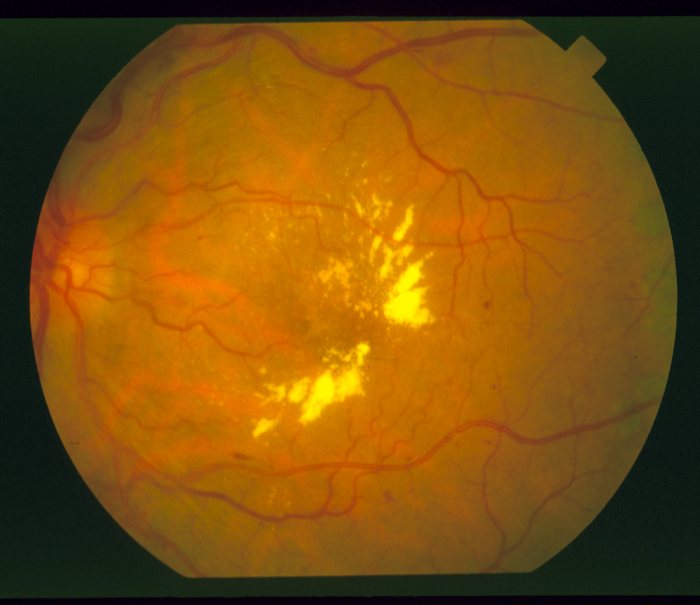
%> input picture DRISHTI_portable/data/stare_images/im0001.png, 700 x 605 px
$ octave --eval "result = module1_quality_gate(imread('../data/stare_images/im0001.png'));"   (GNU Octave 9; MATLAB toolbox functions it lacks are replaced by stand-ins)
%> lines starting %> are read from the running program, lines starting %| are printed output that depends on the picture; in (x1, y1, x2, y2) boxes, pixels count from 0 and x2, y2 are one past the last pixel; in counts of white or black regions, pixels touching at a corner belong together; the program's own positions count from 1
function [decision, finalImg, report] = module1_quality_gate(img)
% =========================================================================
% DRISHTI - MODULE 1: THE TRUST GATE
% =========================================================================
% Fundus image quality assessment:
%   1. Focus / sharpness
%   2. Illumination
%   3. Field of View
%
% Decision:
%   ACCEPT
%   ACCEPT_AFTER_ENHANCE
%   REJECT
%
% Input:
%   img - RGB fundus image
%
% Outputs:
%   decision - quality-gate decision
%   finalImg - original/enhanced image sent to Module 2
%   report   - quality metrics and retina mask
%
% Requires:
%   Image Processing Toolbox
% =========================================================================

% -------------------------------------------------------------------------
% Validate input
% -------------------------------------------------------------------------

if ndims(img) ~= 3 || size(img,3) ~= 3
    error('Module 1 requires an RGB fundus image.');
end

% -------------------------------------------------------------------------
% STEP 1: Retina mask
% -------------------------------------------------------------------------

report.mask = getRetinaMask(img);

% -------------------------------------------------------------------------
% STEP 2: Quality metrics
% -------------------------------------------------------------------------

[report.focus, report.laplacianVar] = ...
    focusScore(img, report.mask);
% [111 lines not run here, left out]
function mask = getRetinaMask(img)
% Detect the bright retinal field against the dark camera background.

gray = rgb2gray(img);
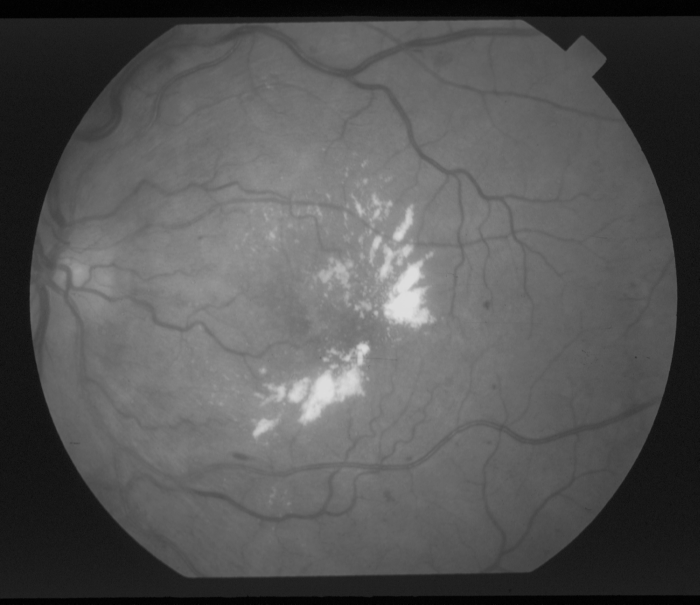
%> gray: size 605x700 uint8; min 0, max 222, mean 86.3

% Retina is brighter than the surrounding background
mask = gray > 15;
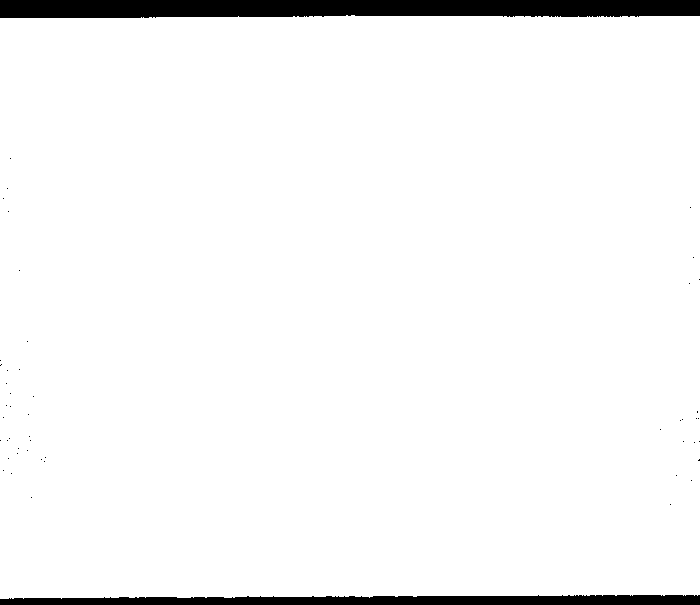
%> mask: size 605x700 logical; 95.8% white; 51 black regions (49 under 20 px), largest, box (x1, y1, x2, y2) and area: (0, 0, 700, 18) 11724, (0, 595, 700, 605) 5883

% Morphological cleanup
mask = imclose(mask, strel('disk', 8));
%> mask: size 605x700 logical; 95.9% white; 2 black regions, box (x1, y1, x2, y2) and area: (0, 0, 700, 18) 11665, (0, 595, 700, 605) 5847
mask = imopen(mask, strel('disk', 8));
%> mask: size 605x700 logical; 95.9% white; 2 black regions, box (x1, y1, x2, y2) and area: (0, 0, 700, 18) 11670, (0, 595, 700, 605) 5878

% -------------------------------------------------------------------------
% IMPORTANT FIX:
% bwareaopen requires an integer area threshold.
% -------------------------------------------------------------------------

minArea = max(1, round(numel(mask) * 0.05));
%> minArea = 21175

mask = bwareaopen(mask, minArea);

% -------------------------------------------------------------------------
% Keep largest connected retinal component
% -------------------------------------------------------------------------

cc = bwconncomp(mask);
%> cc = 1 connected component

if cc.NumObjects > 1

    sizes = cellfun(@numel, cc.PixelIdxList);

    [~, largestIdx] = max(sizes);

    newMask = false(size(mask));

    newMask(cc.PixelIdxList{largestIdx}) = true;

    mask = newMask;

end

% Convert to uint8 mask
mask = uint8(mask) * 255;

end


% =========================================================================
% FOCUS SCORE
% =========================================================================

function [score, lapVar] = focusScore(img, mask)
% Sharpness using:
%   1. Laplacian variance
%   2. Tenengrad / Sobel edge energy
%
% IMPORTANT:
% MATLAB image functions often convert images to 0-1 when using im2single.
% Here we deliberately keep grayscale intensity in the 0-255 range because
% the normalization constants below were designed for that scale.

gray = rgb2gray(img);

% Convert to double but preserve 0-255 intensity scale
gray = double(gray);
%> gray: size 605x700 double

% -------------------------------------------------------------------------
% Measure focus INSIDE the retina
% -------------------------------------------------------------------------

inner = imerode( ...
    logical(mask), ...
    strel('disk', 12));
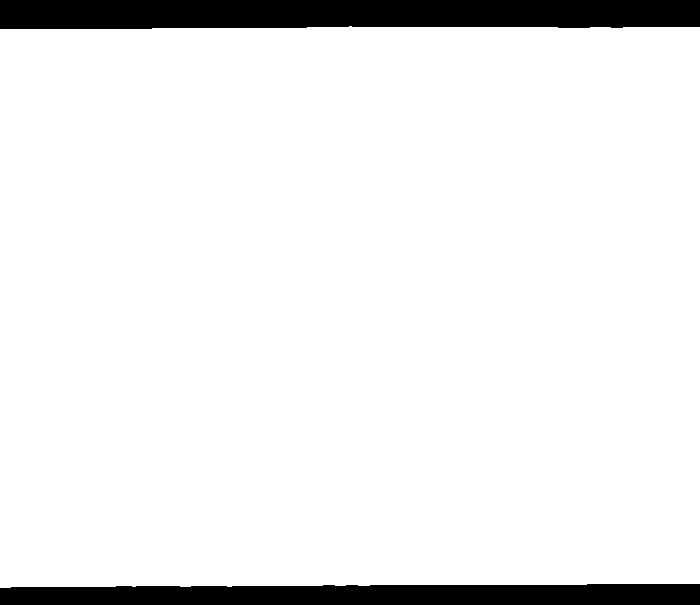
%> inner: size 605x700 logical; 92.2% white; 2 black regions, box (x1, y1, x2, y2) and area: (0, 0, 700, 29) 19400, (0, 584, 700, 605) 13620

if ~any(inner(:))
    inner = logical(mask);
end

% -------------------------------------------------------------------------
% Laplacian variance
% -------------------------------------------------------------------------

lap = imfilter( ...
    gray, ...
    fspecial('laplacian', 0.2), ...
    'replicate');
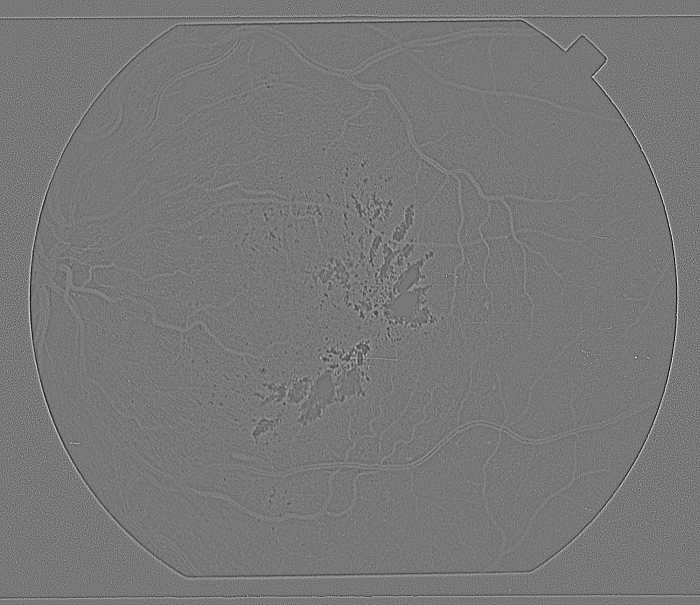
%> lap: size 605x700 double; min -51.83, max 58.17, mean 0; drawn with min black and max white

lapPixels = lap(inner);

if isempty(lapPixels)

    lapVar = 0;

else

    lapVar = var(lapPixels);
%> lapVar = 18.26

end

% -------------------------------------------------------------------------
% Tenengrad / Sobel edge energy
% -------------------------------------------------------------------------

%> (the run ends here)

$ run again, on DRISHTI_portable/data/stare_images/im0009.png
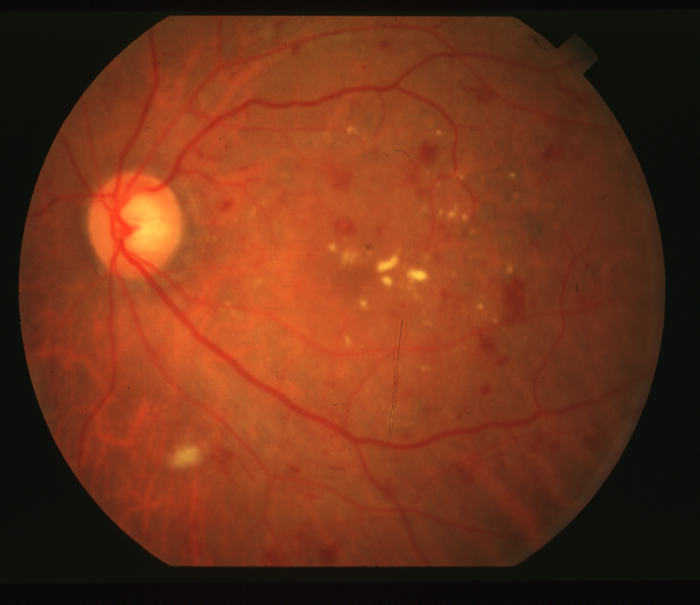
%> input picture DRISHTI_portable/data/stare_images/im0009.png, 700 x 605 px
%> in getRetinaMask, `mask = imopen(mask, strel('disk', 8));`:
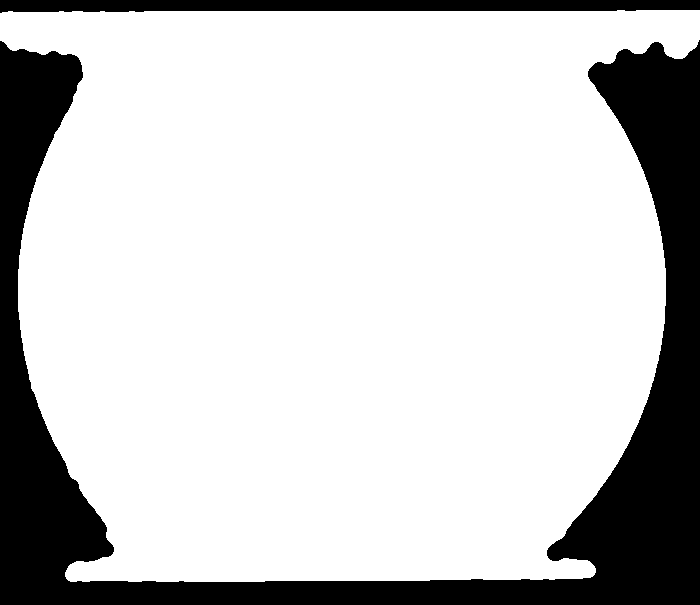
%> mask: size 605x700 logical; 79% white; 2 black regions, box (x1, y1, x2, y2) and area: (0, 40, 700, 605) 81227, (0, 0, 700, 13) 7742
%> cc = 1 connected component
%> inner: size 605x700 logical; 72% white; 2 black regions, box (x1, y1, x2, y2) and area: (0, 29, 700, 605) 103078, (0, 0, 700, 24) 15484
%> in focusScore, `lap = imfilter( gray, fspecial('laplacian', 0.2), 'replicate');`:
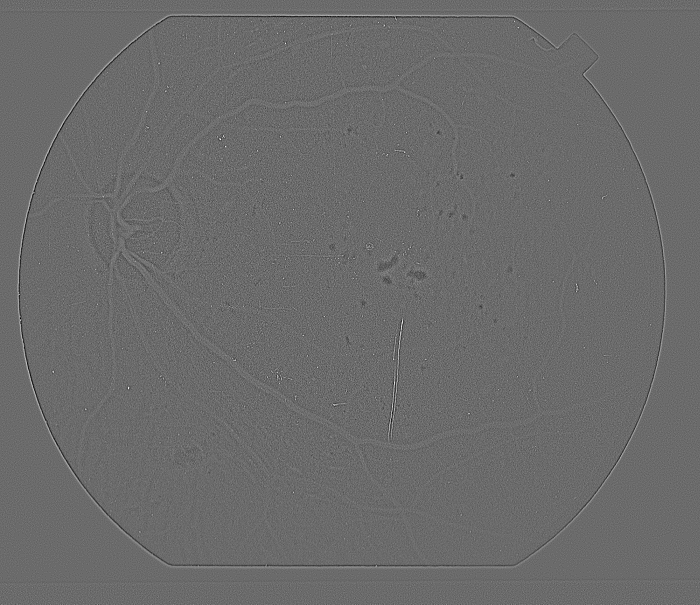
%> lap: size 605x700 double; min -48.17, max 66.17, mean 0; drawn with min black and max white
%> lapVar = 13.94

$ run again, on DRISHTI_portable/data/stare_images/im0013.png
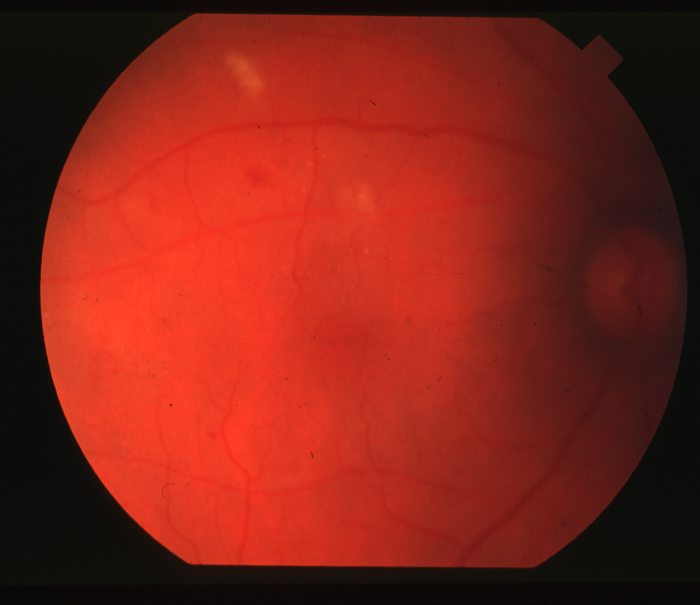
%> input picture DRISHTI_portable/data/stare_images/im0013.png, 700 x 605 px
%> in getRetinaMask, `mask = imopen(mask, strel('disk', 8));`:
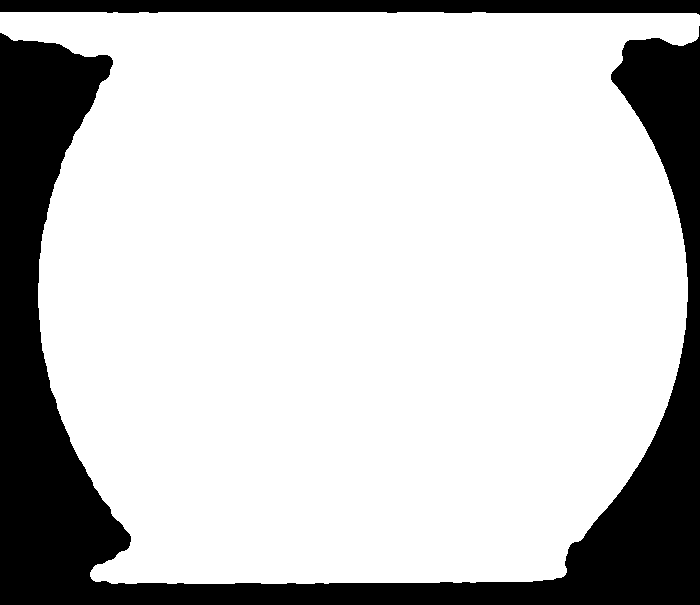
%> mask: size 605x700 logical; 78.6% white; 2 black regions, box (x1, y1, x2, y2) and area: (0, 26, 700, 605) 81778, (0, 0, 700, 15) 8692
%> cc = 1 connected component
%> inner: size 605x700 logical; 71.9% white; 1 black region, box (x1, y1, x2, y2) and area: (0, 0, 700, 605) 119057
%> in focusScore, `lap = imfilter( gray, fspecial('laplacian', 0.2), 'replicate');`:
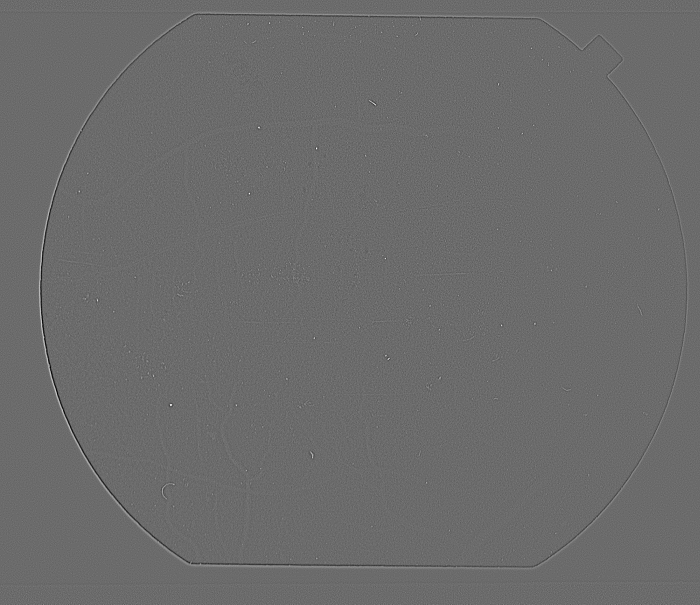
%> lap: size 605x700 double; min -67.67, max 92.33, mean 0; drawn with min black and max white
%> lapVar = 10.32

$ run again, on DRISHTI_portable/data/stare_images/im0030.png
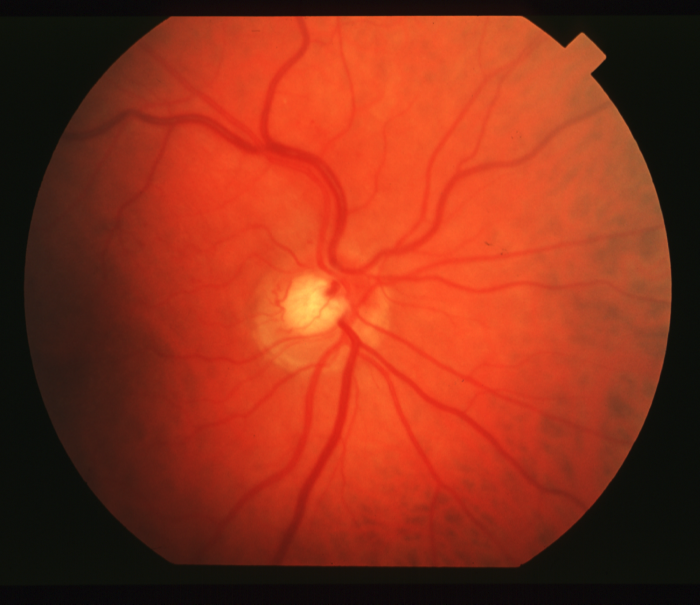
%> input picture DRISHTI_portable/data/stare_images/im0030.png, 700 x 605 px
%> in getRetinaMask, `mask = imopen(mask, strel('disk', 8));`:
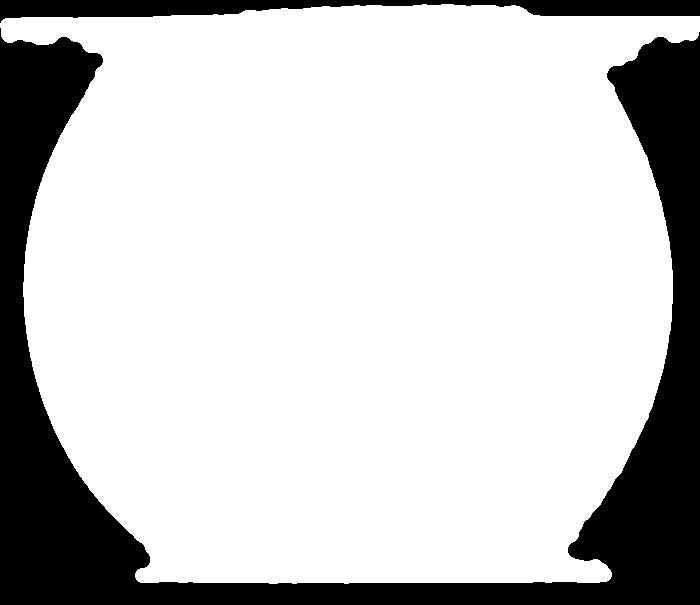
%> mask: size 605x700 logical; 78.5% white; 2 black regions, box (x1, y1, x2, y2) and area: (0, 28, 700, 605) 82308, (0, 0, 700, 23) 8566
%> cc = 1 connected component
%> inner: size 605x700 logical; 71.8% white; 1 black region, box (x1, y1, x2, y2) and area: (0, 0, 700, 605) 119622
%> in focusScore, `lap = imfilter( gray, fspecial('laplacian', 0.2), 'replicate');`:
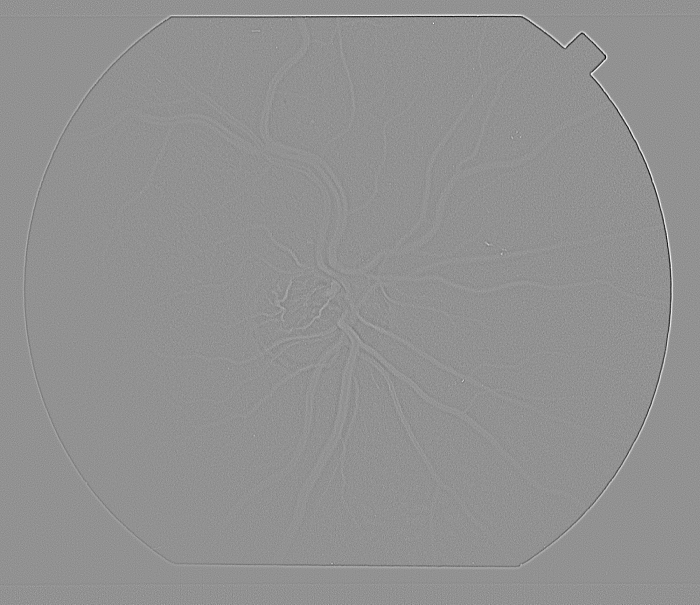
%> lap: size 605x700 double; min -82.67, max 61.67, mean 0; drawn with min black and max white
%> lapVar = 9.17
